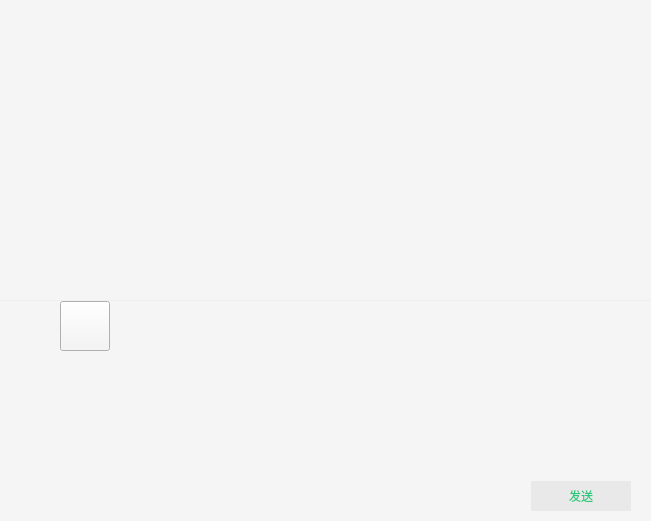
<?xml version="1.0" encoding="UTF-8"?>
<ui version="4.0">
 <class>Chat_windows</class>
 <widget class="QWidget" name="Chat_windows">
  <property name="geometry">
   <rect>
    <x>0</x>
    <y>0</y>
    <width>651</width>
    <height>521</height>
   </rect>
  </property>
  <property name="windowTitle">
   <string>Form</string>
  </property>
  <layout class="QGridLayout" name="gridLayout_2">
   <property name="leftMargin">
    <number>0</number>
   </property>
   <property name="topMargin">
    <number>0</number>
   </property>
   <property name="rightMargin">
    <number>0</number>
   </property>
   <property name="bottomMargin">
    <number>0</number>
   </property>
   <property name="horizontalSpacing">
    <number>0</number>
   </property>
   <property name="verticalSpacing">
    <number>1</number>
   </property>
   <item row="0" column="0">
    <widget class="QListWidget" name="listWidget">
     <property name="styleSheet">
      <string notr="true">border:none;
background-color: rgb(245,245,245);
</string>
     </property>
    </widget>
   </item>
   <item row="1" column="0">
    <widget class="QWidget" name="widget_2" native="true">
     <property name="minimumSize">
      <size>
       <width>0</width>
       <height>220</height>
      </size>
     </property>
     <property name="maximumSize">
      <size>
       <width>16777215</width>
       <height>220</height>
      </size>
     </property>
     <property name="styleSheet">
      <string notr="true">background-color: rgb(245,245,245);</string>
     </property>
     <layout class="QGridLayout" name="gridLayout">
      <property name="leftMargin">
       <number>0</number>
      </property>
      <property name="topMargin">
       <number>0</number>
      </property>
      <property name="rightMargin">
       <number>0</number>
      </property>
      <property name="bottomMargin">
       <number>0</number>
      </property>
      <property name="spacing">
       <number>0</number>
      </property>
      <item row="0" column="0" colspan="2">
       <widget class="QWidget" name="widget_3" native="true">
        <property name="minimumSize">
         <size>
          <width>0</width>
          <height>50</height>
         </size>
        </property>
        <property name="maximumSize">
         <size>
          <width>16777215</width>
          <height>50</height>
         </size>
        </property>
        <property name="styleSheet">
         <string notr="true">background-color: rgb(245,245,245);</string>
        </property>
        <layout class="QGridLayout" name="gridLayout_4">
         <property name="leftMargin">
          <number>10</number>
         </property>
         <property name="topMargin">
          <number>0</number>
         </property>
         <property name="rightMargin">
          <number>0</number>
         </property>
         <property name="bottomMargin">
          <number>0</number>
         </property>
         <property name="spacing">
          <number>0</number>
         </property>
         <item row="0" column="0">
          <widget class="QPushButton" name="emoji">
           <property name="minimumSize">
            <size>
             <width>50</width>
             <height>50</height>
            </size>
           </property>
           <property name="maximumSize">
            <size>
             <width>50</width>
             <height>50</height>
            </size>
           </property>
           <property name="styleSheet">
            <string notr="true">QPushButton#emoji{
border:none;
}
QPushButton#emoji:hover{
background-color: rgb(208, 208, 208);
border:none;
}
QPushiButton#emoji:pressed{
background-color: rgb(157, 157, 157);
border:none;
}</string>
           </property>
           <property name="text">
            <string/>
           </property>
          </widget>
         </item>
         <item row="0" column="1">
          <widget class="QPushButton" name="send_file">
           <property name="minimumSize">
            <size>
             <width>50</width>
             <height>50</height>
            </size>
           </property>
           <property name="maximumSize">
            <size>
             <width>50</width>
             <height>50</height>
            </size>
           </property>
           <property name="styleSheet">
            <string notr="true">QPushButton#send_file{
border:none;
}
QPushButton#send_file:hover{
background-color: rgb(208, 208, 208);
border:none;
}
QPushiButton#send_file:pressed{
background-color: rgb(157, 157, 157);
border:none;
}</string>
           </property>
           <property name="text">
            <string/>
           </property>
          </widget>
         </item>
         <item row="0" column="2">
          <widget class="QPushButton" name="send_img">
           <property name="minimumSize">
            <size>
             <width>50</width>
             <height>50</height>
            </size>
           </property>
           <property name="maximumSize">
            <size>
             <width>50</width>
             <height>50</height>
            </size>
           </property>
           <property name="styleSheet">
            <string notr="true">QPushButton#send_img{
border:none;
}
QPushButton#send_img:hover{
background-color: rgb(208, 208, 208);
border:none;
}
QPushiButton#send_img:pressed{
background-color: rgb(157, 157, 157);
border:none;
}</string>
           </property>
           <property name="text">
            <string/>
           </property>
          </widget>
         </item>
         <item row="0" column="3">
          <widget class="QPushButton" name="prtsc">
           <property name="minimumSize">
            <size>
             <width>50</width>
             <height>50</height>
            </size>
           </property>
           <property name="maximumSize">
            <size>
             <width>50</width>
             <height>50</height>
            </size>
           </property>
           <property name="styleSheet">
            <string notr="true">QPushButton#prtsc{
border:none;
}
QPushButton#prtsc:hover{
background-color: rgb(208, 208, 208);
border:none;
}
QPushiButton#prtsc:pressed{
background-color: rgb(157, 157, 157);
border:none;
}</string>
           </property>
           <property name="text">
            <string/>
           </property>
          </widget>
         </item>
         <item row="0" column="4">
          <spacer name="horizontalSpacer_2">
           <property name="orientation">
            <enum>Qt::Horizontal</enum>
           </property>
           <property name="sizeHint" stdset="0">
            <size>
             <width>40</width>
             <height>20</height>
            </size>
           </property>
          </spacer>
         </item>
        </layout>
       </widget>
      </item>
      <item row="2" column="0" colspan="2">
       <widget class="QWidget" name="widget" native="true">
        <property name="minimumSize">
         <size>
          <width>0</width>
          <height>50</height>
         </size>
        </property>
        <property name="maximumSize">
         <size>
          <width>16777215</width>
          <height>50</height>
         </size>
        </property>
        <property name="styleSheet">
         <string notr="true">QWidget#widget{background-color: rgb(245,245,245);}
</string>
        </property>
        <layout class="QGridLayout" name="gridLayout_3">
         <property name="leftMargin">
          <number>0</number>
         </property>
         <property name="topMargin">
          <number>5</number>
         </property>
         <property name="rightMargin">
          <number>20</number>
         </property>
         <property name="bottomMargin">
          <number>5</number>
         </property>
         <property name="spacing">
          <number>0</number>
         </property>
         <item row="0" column="0">
          <spacer name="horizontalSpacer">
           <property name="orientation">
            <enum>Qt::Horizontal</enum>
           </property>
           <property name="sizeHint" stdset="0">
            <size>
             <width>40</width>
             <height>20</height>
            </size>
           </property>
          </spacer>
         </item>
         <item row="0" column="1">
          <widget class="QPushButton" name="Send">
           <property name="minimumSize">
            <size>
             <width>100</width>
             <height>30</height>
            </size>
           </property>
           <property name="maximumSize">
            <size>
             <width>100</width>
             <height>30</height>
            </size>
           </property>
           <property name="styleSheet">
            <string notr="true">QPushButton#Send{
font: 11pt &quot;幼圆&quot;;
color:rgb(40,199,123);
background-color: rgb(233,233,233);
border:none;
}
QPushButton#Send:hover{
background-color: rgb(183, 183, 183);
}</string>
           </property>
           <property name="text">
            <string>发送</string>
           </property>
           <property name="shortcut">
            <string>Return</string>
           </property>
          </widget>
         </item>
        </layout>
       </widget>
      </item>
      <item row="1" column="0">
       <spacer name="horizontalSpacer_3">
        <property name="orientation">
         <enum>Qt::Horizontal</enum>
        </property>
        <property name="sizeType">
         <enum>QSizePolicy::Fixed</enum>
        </property>
        <property name="sizeHint" stdset="0">
         <size>
          <width>15</width>
          <height>20</height>
         </size>
        </property>
       </spacer>
      </item>
      <item row="1" column="1">
       <widget class="QTextEdit" name="textEdit">
        <property name="font">
         <font>
          <family>微软雅黑 Light</family>
          <pointsize>10</pointsize>
         </font>
        </property>
        <property name="styleSheet">
         <string notr="true">border:none;
background-color: rgb(245,245,245);
left-margin: 10px;</string>
        </property>
       </widget>
      </item>
     </layout>
    </widget>
   </item>
  </layout>
 </widget>
 <resources/>
 <connections/>
</ui>
